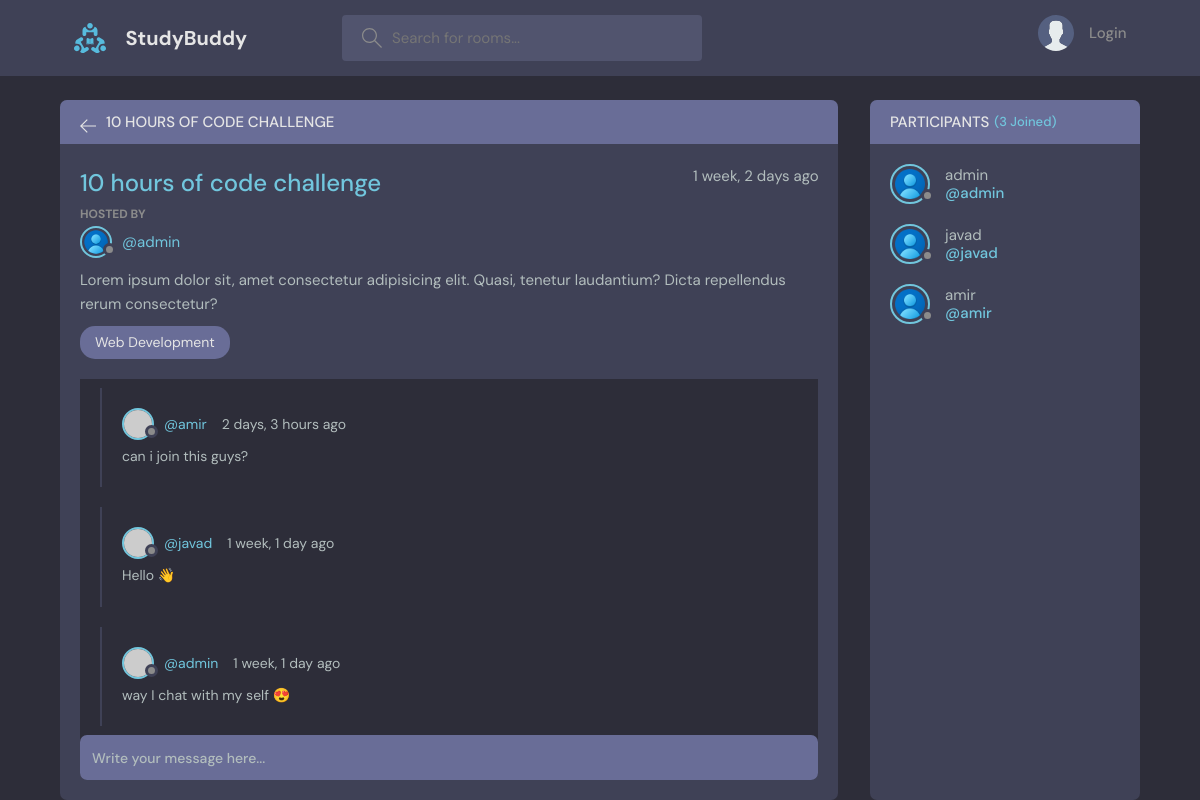
Page /room/3/ on the committed database.
### base/models.py (models this page shows, shortened)
class Room(models.Model):
    host = models.ForeignKey(
        User, on_delete=models.SET_NULL, null=True)
    topic = models.ForeignKey(
        Topic, on_delete=models.SET_NULL, null=True)
    name = models.CharField(max_length=64)
    decription = models.TextField(null=True, blank=True) # use null for user can be blank this fild
    participants = models.ManyToManyField(
        User, related_name="participants", blank=True)
    updated = models.DateTimeField(auto_now=True) # this ecouls when type your cometns this type time now
    created = models.DateTimeField(auto_now_add=True) # this means take snapshot when text writed
    class Meta:
        ordering = ['-updated', '-created']

class Topic(models.Model):
    name = models.CharField(max_length=64)
    def __str__(self):
        return self.name

class Message(models.Model):
    user = models.ForeignKey(
        User, on_delete=models.CASCADE)
    room = models.ForeignKey(
        Room, on_delete=models.CASCADE)
    body = models.TextField()
    updated = models.DateTimeField(auto_now=True)
    created = models.DateTimeField(auto_now_add=True)
    class Meta:
        ordering = ['-updated', '-created']

### base/views.py (the view, shortened to what this page needs)
# urls.py: path('room/<str:pk>/', views.room, name="room"),
def room(request, pk):
    room = Room.objects.get(id = pk)
    room_messages = room.message_set.all().order_by('-created')
    participants = room.participants.all()
    return render(request, 'base/room.html', {
    "room": room,
    "room_messages": room_messages,
    "participants": participants
})

### base/templates/base/room.html (shortened to what this page needs)
{% extends 'base/layout.html' %}
{% block body %}
    <main class="profile-page layout layout--2">
      <div class="container">
        <div class="room">
          <div class="room__top">
            <div class="room__topLeft">
              <a href="{% url 'home' %}">
                <svg version="1.1" xmlns="http://www.w3.org/2000/svg" width="32" height="32" viewBox="0 0 32 32">
                  <title>arrow-left</title>
                  <path
                    d="M13.723 2.286l-13.723 13.714 13.719 13.714 1.616-1.611-10.96-10.96h27.625v-2.286h-27.625l10.965-10.965-1.616-1.607z"
                  ></path>
                </svg>
              </a>
              <h3>{{room.name}}</h3>
            </div>
          </div>
          <div class="room__box scroll">
            <div class="room__header scroll">
              <div class="room__info">
                <h3>{{room.name}}</h3>
                <span>{{room.created | timesince}} ago</span>
              </div>
              <div class="room__hosted">
                <p>Hosted By</p>
                <a href="{% url 'user-profile' room.host.id %}" class="room__author">
                  <div class="avatar avatar--small">
                    <img>
                  </div>
                  <span>@{{room.host.username}}</span>
                </a>
              </div>
              <div class="room__details">
                Lorem ipsum dolor sit, amet consectetur adipisicing elit. Quasi, tenetur laudantium? Dicta repellendus
                rerum consectetur?
              </div>
              <span class="room__topics">{{room.topic}}</span>
            </div>
            <div class="room__conversation">
              <div class="threads scroll">
                {% for message in room_messages %}
                <div class="thread">
                  <div class="thread__top">
                    <div class="thread__author">
                      <a href="{% url 'user-profile' message.user.id %}" class="thread__authorInfo">
                        <div class="avatar avatar--small">
                          <img src="https://randomuser.me/api/portraits/men/37.jpg" />
                        </div>
                        <span>@{{message.user}}</span>
                      </a>
                      <span class="thread__date">{{message.created | timesince}} ago</span>
                    </div>
                  </div>
                  <div class="thread__details">
                    {{message.body}}
                  </div>
                </div>
                {% endfor %}
              </div>
            </div>
          </div>
          <div class="room__message">
            <form action="#"><input name="" placeholder="Write your message here..." /></form>
          </div>
        </div>
        <div class="participants">
          <h3 class="participants__top">Participants <span>({{participants.count}} Joined)</span></h3>
          <div class="participants__list scroll">
            {% for user in participants %}
            <a href="{% url 'user-profile' user.id %}" class="participant">
              <div class="avatar avatar--medium">
                <img>
              </div>
              <p>
                {{user.username}}
                <span>@{{user.username}}</span>
              </p>
            </a>
            {% endfor %}
          </div>
        </div>
      </div>
    </main>
{% endblock %}

### rows in the picture
Room: name "10 HOURS OF CODE CHALLENGE", name "10 hours of code challenge", created "1 week, 2 days", host.username "admin", topic "Web Development"
Message: user "amir", created "2 days, 3 hours", body "can i join this guys?"
Message: user "javad", created "1 week, 1 day", body "Hello 👋"
Message: user "admin", created "1 week, 1 day", body "way I chat with my self 😍"

### other values in the picture
{{ participants.count }} "3"
{{ user.username }} "admin"
{{ user.username }} "javad"
{{ user.username }} "amir"
